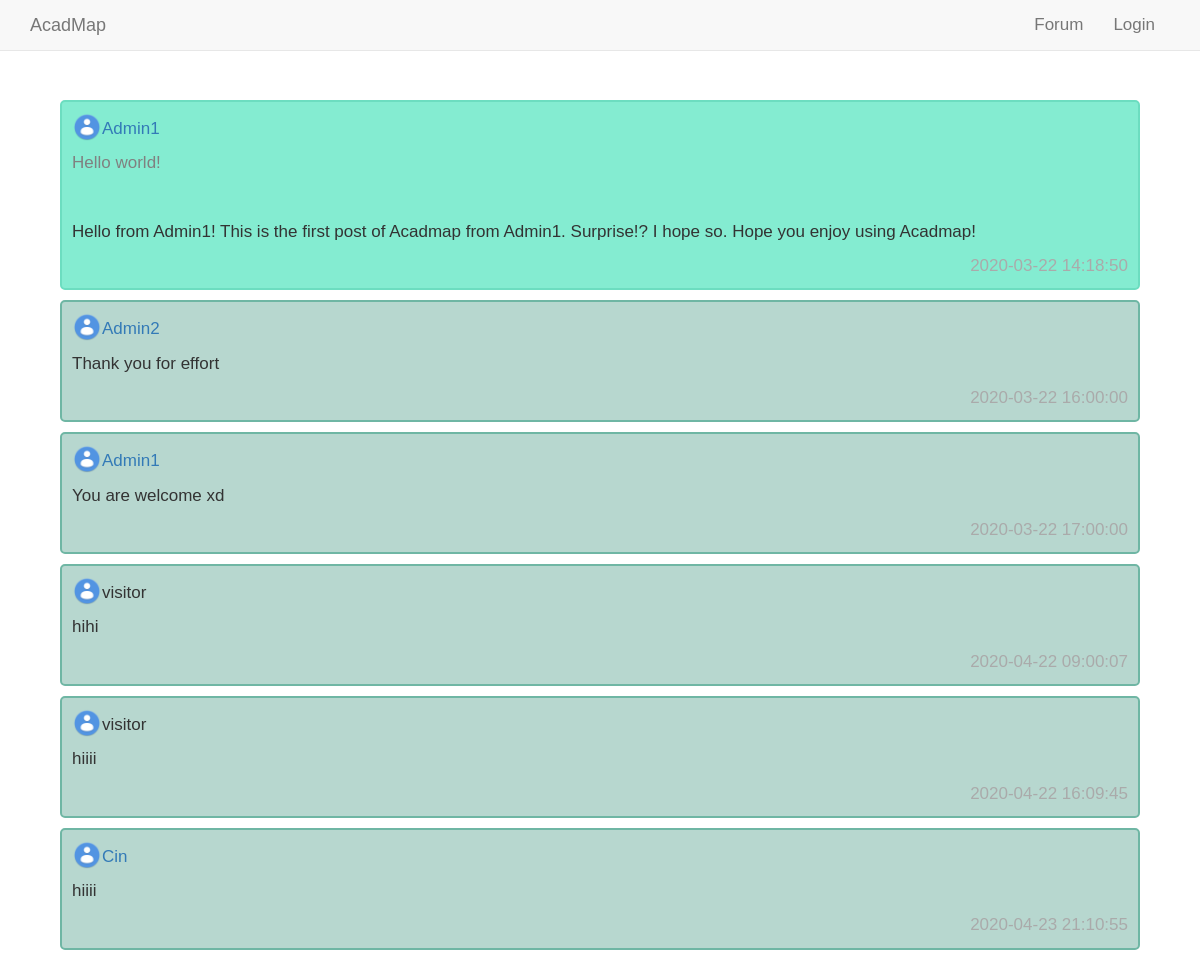
The app's page /forum_related/post.php?post_id=1 with its own data.
### tables this page shows
CREATE TABLE `forum` (
  `post_id` int(8) UNSIGNED NOT NULL,
  `post_title` varchar(128) NOT NULL,
  `post_date` timestamp NOT NULL DEFAULT current_timestamp(),
  `author_id` int(8) UNSIGNED NOT NULL,
  `author_name` varchar(16) NOT NULL,
  `category` varchar(16) DEFAULT NULL,
  `like_number` int(8) UNSIGNED DEFAULT 0,
  `view_number` int(8) UNSIGNED NOT NULL DEFAULT 0
);

CREATE TABLE `post_content` (
  `post_id` int(8) UNSIGNED NOT NULL,
  `post_content` text NOT NULL,
  `like_number` int(8) UNSIGNED NOT NULL DEFAULT 0
);

CREATE TABLE `comment` (
  `comment_id` int(8) UNSIGNED NOT NULL,
  `comment_date_time` timestamp NOT NULL DEFAULT current_timestamp(),
  `post_id` int(8) UNSIGNED NOT NULL,
  `comments_content` text NOT NULL,
  `author_name` varchar(8) NOT NULL
);

### forum_related/post.php (the view, shortened to what this page needs)
<!DOCTYPE html>
<html>
<head>
  <link rel="stylesheet" href="../css/bootstrap.min.css">
  <link rel="stylesheet" href="../css/main.css">
    <link rel="stylesheet" href="../css/post.css">
</head>
<body>
<div class="content1">
<?php
  include("../navbar.php");
  $servername = "localhost";
  $username = "root";
  $password = "";
  $postid=$_GET['post_id'];
  $conn = new mysqli($servername, $username, $password, 'AcadMap');
  $sql = "SELECT * FROM post_content WHERE post_id=$postid";
  $Result = mysqli_query($conn,$sql);
  $info = mysqli_fetch_array($Result);
  $fsql = "SELECT * FROM forum WHERE post_id=$postid";
  $fResult = mysqli_query($conn,$fsql);
  $finfo = mysqli_fetch_array($fResult);
  $aid = $finfo['author_id'];
  echo "<div class='container1' style='margin-top:50px'>
  <img class='left' src='../assets/avatar.png' alt='Avatar1' height='30' width='30'>
  <p class='name'><a href='othersprofile.php?uid=$aid'>".$finfo['author_name']."</a></p>
  <p style='color:grey'>".$finfo['post_title']."<p><br>
  <p>".$info['post_content']."</p>
  <span class='time-right'>".$finfo['post_date']."</span>
  </div>";
  $commentsql = "SELECT * FROM comment WHERE post_id=$postid";
  $commentResult = mysqli_query($conn,$commentsql);
  $col = mysqli_num_rows($commentResult);
  for ($x = 0; $x < $col; $x++) {
    $Commentinfo = mysqli_fetch_array($commentResult);
    $aname = $Commentinfo['author_name'];
    if($aname=='visitor'){
      echo "<div class=\"container1 reply\">
            <img class=\"left\" src=\"../assets/avatar.png\" alt=\"Avatar1\" height=\"30\" width=\"30\">
            <p class=\"name\">".$Commentinfo['author_name']."</p>
            <p>".$Commentinfo['comments_content']."</p>
            <span class=\"time-right\">".$Commentinfo['comment_date_time']."</span>
            </div>";
    }
    else{
      $sql = "SELECT * FROM user WHERE username='$aname'";
      $Result = mysqli_query($conn,$sql);
      $info = mysqli_fetch_array($Result);
      $aid = $info['user_id'];
      echo "<div class=\"container1 reply\">
            <img class=\"left\" src=\"../assets/avatar.png\" alt=\"Avatar1\" height=\"30\" width=\"30\">
            <p class=\"name\"> <a href='othersprofile.php?uid=$aid'>".$Commentinfo['author_name']."</a></p>
            <p>".$Commentinfo['comments_content']."</p>
            <span class=\"time-right\">".$Commentinfo['comment_date_time']."</span>
            </div>";
    }
  }
?>
</div>
</body>
</html>

### css/main.css (style rules this page uses)
body { padding-top: 50px; }
.time-right { float: right; color: #aaaaaa; }

### css/post.css (style rules this page uses)
body { margin: 0; font-size: 17px; font-family: Arial, Helvetica, sans-serif; }
.time-right { float: right; color: #aaa; }
.container1 { border: 2px solid #6CDDC0; background-color: #84ECD1; border-radius: 5px; padding: 10px; margin: 10px 0; }
.reply { border-color: #6FB6A4; background-color: #B7D7CF; }
.container1::after { content: ""; clear: both; display: table; }
.content1 { padding: 0; margin: 2px auto 2px auto; width: 90%; }
.left { float: left; }
.name { padding: 5px 0px 0px 30px; }

### records on screen
forum: author_name "Admin1", post_title "Hello world!", post_date "2020-03-22 14:18:50"
post_content: post_content "Hello from Admin1! This is the first post of Acadmap from Admin1. Surprise!? I hope so. Hope you enjoy using Acadmap!"
comment: author_name "Admin2", comments_content "Thank you for effort", comment_date_time "2020-03-22 16:00:00"
comment: author_name "Admin1", comments_content "You are welcome xd", comment_date_time "2020-03-22 17:00:00"
comment: author_name "visitor", comments_content "hihi", comment_date_time "2020-04-22 09:00:07"
comment: author_name "visitor", comments_content "hiiii", comment_date_time "2020-04-22 16:09:45"
comment: author_name "Cin", comments_content "hiiii", comment_date_time "2020-04-23 21:10:55"
